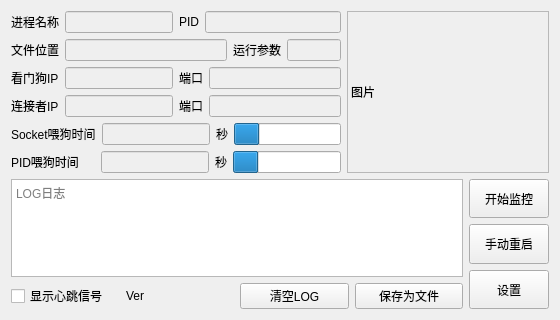
<?xml version="1.0" encoding="UTF-8"?>
<ui version="4.0">
 <class>Dog_Widget</class>
 <widget class="QWidget" name="Dog_Widget">
  <property name="geometry">
   <rect>
    <x>0</x>
    <y>0</y>
    <width>560</width>
    <height>320</height>
   </rect>
  </property>
  <property name="minimumSize">
   <size>
    <width>560</width>
    <height>320</height>
   </size>
  </property>
  <property name="windowTitle">
   <string>Form</string>
  </property>
  <layout class="QVBoxLayout" name="verticalLayout_4" stretch="0,1">
   <item>
    <layout class="QHBoxLayout" name="horizontalLayout_8" stretch="0,0">
     <item>
      <layout class="QVBoxLayout" name="verticalLayout_3">
       <item>
        <layout class="QHBoxLayout" name="horizontalLayout_12">
         <item>
          <layout class="QHBoxLayout" name="horizontalLayout_13">
           <item>
            <widget class="QLabel" name="label_fixed_9">
             <property name="text">
              <string>进程名称</string>
             </property>
            </widget>
           </item>
           <item>
            <widget class="QLineEdit" name="lineEdit_target_name">
             <property name="enabled">
              <bool>false</bool>
             </property>
             <property name="text">
              <string/>
             </property>
            </widget>
           </item>
          </layout>
         </item>
         <item>
          <layout class="QHBoxLayout" name="horizontalLayout_14">
           <item>
            <widget class="QLabel" name="label_fixed_10">
             <property name="text">
              <string>PID</string>
             </property>
            </widget>
           </item>
           <item>
            <widget class="QLineEdit" name="lineEdit_target_pid">
             <property name="enabled">
              <bool>false</bool>
             </property>
             <property name="text">
              <string/>
             </property>
            </widget>
           </item>
          </layout>
         </item>
        </layout>
       </item>
       <item>
        <layout class="QHBoxLayout" name="horizontalLayout_2" stretch="0,3,0,1">
         <item>
          <widget class="QLabel" name="label_fixed_2">
           <property name="sizePolicy">
            <sizepolicy hsizetype="Minimum" vsizetype="Preferred">
             <horstretch>0</horstretch>
             <verstretch>0</verstretch>
            </sizepolicy>
           </property>
           <property name="text">
            <string>文件位置</string>
           </property>
          </widget>
         </item>
         <item>
          <widget class="QLineEdit" name="lineEdit_target_position">
           <property name="enabled">
            <bool>false</bool>
           </property>
           <property name="text">
            <string/>
           </property>
          </widget>
         </item>
         <item>
          <widget class="QLabel" name="label_fixed_7">
           <property name="sizePolicy">
            <sizepolicy hsizetype="Minimum" vsizetype="Preferred">
             <horstretch>0</horstretch>
             <verstretch>0</verstretch>
            </sizepolicy>
           </property>
           <property name="text">
            <string>运行参数</string>
           </property>
          </widget>
         </item>
         <item>
          <widget class="QLineEdit" name="lineEdit_target_arg">
           <property name="enabled">
            <bool>false</bool>
           </property>
           <property name="text">
            <string/>
           </property>
          </widget>
         </item>
        </layout>
       </item>
       <item>
        <layout class="QHBoxLayout" name="horizontalLayout_9">
         <item>
          <layout class="QHBoxLayout" name="horizontalLayout_10">
           <item>
            <widget class="QLabel" name="label_fixed_6">
             <property name="text">
              <string>看门狗IP</string>
             </property>
            </widget>
           </item>
           <item>
            <widget class="QLineEdit" name="lineEdit_Dog_IP">
             <property name="enabled">
              <bool>false</bool>
             </property>
             <property name="text">
              <string/>
             </property>
            </widget>
           </item>
          </layout>
         </item>
         <item>
          <layout class="QHBoxLayout" name="horizontalLayout_11">
           <item>
            <widget class="QLabel" name="label_fixed_8">
             <property name="text">
              <string>端口</string>
             </property>
            </widget>
           </item>
           <item>
            <widget class="QLineEdit" name="lineEdit_Dog_port">
             <property name="enabled">
              <bool>false</bool>
             </property>
             <property name="text">
              <string/>
             </property>
            </widget>
           </item>
          </layout>
         </item>
        </layout>
       </item>
       <item>
        <layout class="QHBoxLayout" name="horizontalLayout_7">
         <item>
          <layout class="QHBoxLayout" name="horizontalLayout">
           <item>
            <widget class="QLabel" name="label_fixed">
             <property name="text">
              <string>连接者IP</string>
             </property>
            </widget>
           </item>
           <item>
            <widget class="QLineEdit" name="lineEdit_target_IP">
             <property name="enabled">
              <bool>false</bool>
             </property>
             <property name="text">
              <string/>
             </property>
            </widget>
           </item>
          </layout>
         </item>
         <item>
          <layout class="QHBoxLayout" name="horizontalLayout_3">
           <item>
            <widget class="QLabel" name="label_fixed_3">
             <property name="text">
              <string>端口</string>
             </property>
            </widget>
           </item>
           <item>
            <widget class="QLineEdit" name="lineEdit_target_port">
             <property name="enabled">
              <bool>false</bool>
             </property>
             <property name="text">
              <string/>
             </property>
            </widget>
           </item>
          </layout>
         </item>
        </layout>
       </item>
       <item>
        <layout class="QHBoxLayout" name="horizontalLayout_15" stretch="0,1,0,3">
         <item>
          <widget class="QLabel" name="label_fixed_11">
           <property name="minimumSize">
            <size>
             <width>84</width>
             <height>0</height>
            </size>
           </property>
           <property name="text">
            <string>Socket喂狗时间</string>
           </property>
          </widget>
         </item>
         <item>
          <widget class="QLineEdit" name="lineEdit_countdown_socket">
           <property name="enabled">
            <bool>false</bool>
           </property>
           <property name="sizePolicy">
            <sizepolicy hsizetype="MinimumExpanding" vsizetype="Fixed">
             <horstretch>0</horstretch>
             <verstretch>0</verstretch>
            </sizepolicy>
           </property>
           <property name="text">
            <string/>
           </property>
          </widget>
         </item>
         <item>
          <widget class="QLabel" name="label_fixed_12">
           <property name="text">
            <string>秒</string>
           </property>
          </widget>
         </item>
         <item>
          <widget class="QProgressBar" name="progressBar_socket">
           <property name="value">
            <number>24</number>
           </property>
           <property name="textVisible">
            <bool>false</bool>
           </property>
          </widget>
         </item>
        </layout>
       </item>
       <item>
        <layout class="QHBoxLayout" name="horizontalLayout_4" stretch="0,1,0,3">
         <item>
          <widget class="QLabel" name="label_fixed_4">
           <property name="minimumSize">
            <size>
             <width>84</width>
             <height>0</height>
            </size>
           </property>
           <property name="text">
            <string>PID喂狗时间</string>
           </property>
          </widget>
         </item>
         <item>
          <widget class="QLineEdit" name="lineEdit_countdown_PID">
           <property name="enabled">
            <bool>false</bool>
           </property>
           <property name="sizePolicy">
            <sizepolicy hsizetype="MinimumExpanding" vsizetype="Fixed">
             <horstretch>0</horstretch>
             <verstretch>0</verstretch>
            </sizepolicy>
           </property>
           <property name="text">
            <string/>
           </property>
          </widget>
         </item>
         <item>
          <widget class="QLabel" name="label_fixed_5">
           <property name="text">
            <string>秒</string>
           </property>
          </widget>
         </item>
         <item>
          <widget class="QProgressBar" name="progressBar_PID">
           <property name="value">
            <number>24</number>
           </property>
           <property name="textVisible">
            <bool>false</bool>
           </property>
          </widget>
         </item>
        </layout>
       </item>
      </layout>
     </item>
     <item>
      <widget class="QLabel" name="label_image">
       <property name="sizePolicy">
        <sizepolicy hsizetype="Preferred" vsizetype="Preferred">
         <horstretch>1</horstretch>
         <verstretch>1</verstretch>
        </sizepolicy>
       </property>
       <property name="minimumSize">
        <size>
         <width>75</width>
         <height>75</height>
        </size>
       </property>
       <property name="sizeIncrement">
        <size>
         <width>1</width>
         <height>1</height>
        </size>
       </property>
       <property name="frameShape">
        <enum>QFrame::StyledPanel</enum>
       </property>
       <property name="text">
        <string>图片</string>
       </property>
      </widget>
     </item>
    </layout>
   </item>
   <item>
    <layout class="QHBoxLayout" name="horizontalLayout_6">
     <item>
      <layout class="QVBoxLayout" name="verticalLayout_2">
       <item>
        <widget class="QTextBrowser" name="textBrowser_Log">
         <property name="minimumSize">
          <size>
           <width>250</width>
           <height>0</height>
          </size>
         </property>
         <property name="placeholderText">
          <string>LOG日志</string>
         </property>
        </widget>
       </item>
       <item>
        <layout class="QHBoxLayout" name="horizontalLayout_5">
         <item>
          <widget class="QCheckBox" name="checkBox_show_heartbeat">
           <property name="enabled">
            <bool>true</bool>
           </property>
           <property name="text">
            <string>显示心跳信号</string>
           </property>
          </widget>
         </item>
         <item>
          <widget class="QLabel" name="label_Version">
           <property name="text">
            <string>Ver</string>
           </property>
          </widget>
         </item>
         <item>
          <widget class="QPushButton" name="pushButton_Log_Clear">
           <property name="text">
            <string>清空LOG</string>
           </property>
          </widget>
         </item>
         <item>
          <widget class="QPushButton" name="pushButton_Log_Saveto">
           <property name="text">
            <string>保存为文件</string>
           </property>
          </widget>
         </item>
        </layout>
       </item>
      </layout>
     </item>
     <item>
      <layout class="QVBoxLayout" name="verticalLayout">
       <item>
        <widget class="QPushButton" name="pushButton_Start">
         <property name="sizePolicy">
          <sizepolicy hsizetype="Minimum" vsizetype="MinimumExpanding">
           <horstretch>0</horstretch>
           <verstretch>0</verstretch>
          </sizepolicy>
         </property>
         <property name="text">
          <string>开始监控</string>
         </property>
        </widget>
       </item>
       <item>
        <widget class="QPushButton" name="pushButton_Mannual_Reboot">
         <property name="sizePolicy">
          <sizepolicy hsizetype="Minimum" vsizetype="MinimumExpanding">
           <horstretch>0</horstretch>
           <verstretch>0</verstretch>
          </sizepolicy>
         </property>
         <property name="text">
          <string>手动重启</string>
         </property>
        </widget>
       </item>
       <item>
        <widget class="QPushButton" name="pushButton_System_Config">
         <property name="sizePolicy">
          <sizepolicy hsizetype="Minimum" vsizetype="MinimumExpanding">
           <horstretch>0</horstretch>
           <verstretch>0</verstretch>
          </sizepolicy>
         </property>
         <property name="text">
          <string>设置</string>
         </property>
        </widget>
       </item>
      </layout>
     </item>
    </layout>
   </item>
  </layout>
 </widget>
 <resources/>
 <connections/>
</ui>
